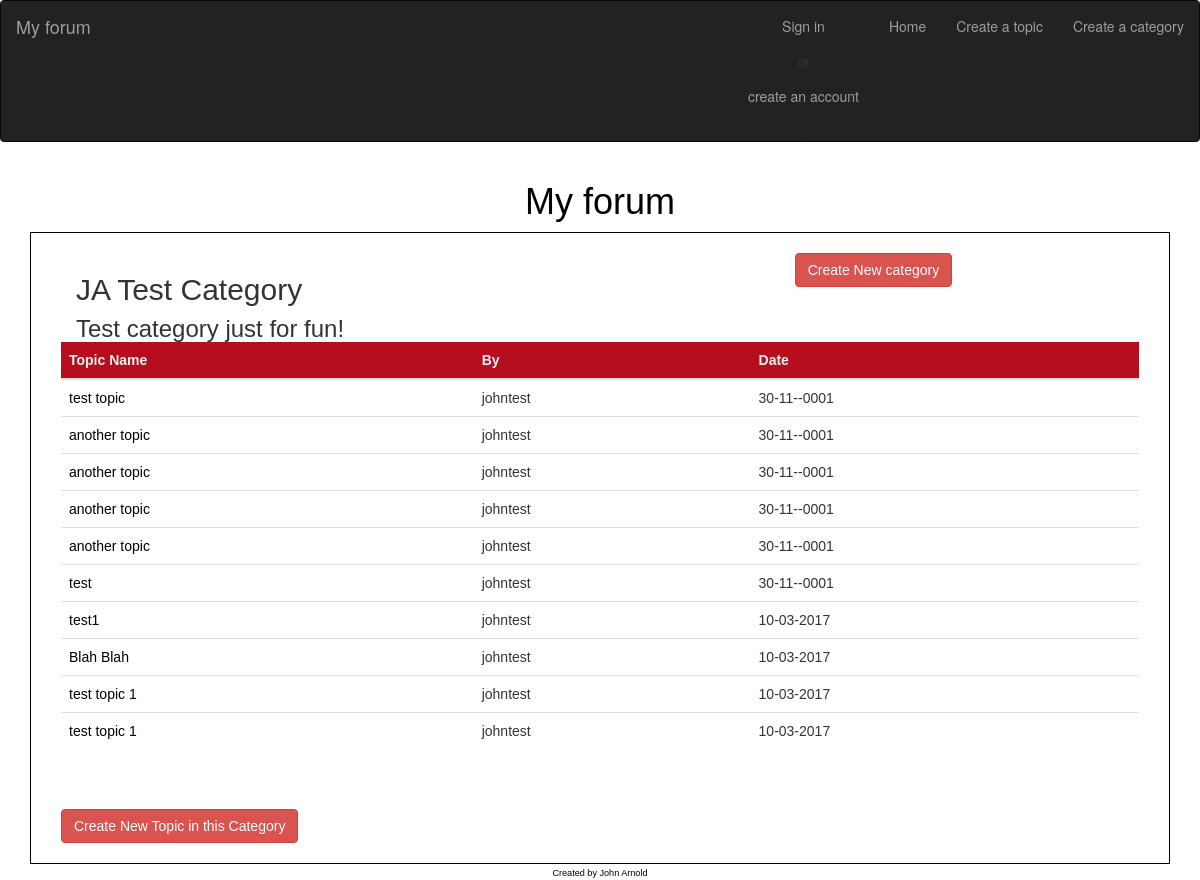
/category.php?id=1, run on the app's committed database.
### tables this page shows
CREATE TABLE `categories` (
  `cat_id` int(8) NOT NULL,
  `cat_name` varchar(255) NOT NULL,
  `cat_description` varchar(255) NOT NULL
);

CREATE TABLE `topics` (
  `topic_id` int(8) NOT NULL,
  `topic_subject` varchar(255) NOT NULL,
  `topic_date` datetime NOT NULL,
  `topic_cat` int(8) NOT NULL,
  `topic_by` int(8) NOT NULL
);

CREATE TABLE `users` (
  `user_id` int(8) NOT NULL,
  `user_name` varchar(30) NOT NULL,
  `user_pass` varchar(255) NOT NULL,
  `user_email` varchar(255) NOT NULL,
  `user_date` datetime NOT NULL,
  `user_level` int(8) NOT NULL
);

### category.php (the view)
<?php
include 'code/connect.php';
include 'header.php';
$cat_id = 0;
if(isset($_GET['id']))
{
	$cat_id=mysql_real_escape_string($_GET['id']);
}
if($cat_id > 0)
{
	$result = mysqli_query($dbc,"CALL cat_by_id_sp('$cat_id')");
	if(!$result)
	{
		echo "There was a problem, please try again later";
	}
	else
	{
		$num_rows = $result->num_rows;
		if($num_rows > 0)
		{
			while($row = mysqli_fetch_array($result))
			{
				$cat_name = $row['cat_name'];
				$cat_description = $row['cat_description'];
			}
		}
	}
	echo '<div class="col-md-8">';
	echo "<h2>" . $cat_name . "</h2>";
	echo "<h3>" . $cat_description . "</h3>";
	echo '</div>';
	echo '<div class="col-md-4">';
	echo '<a class="btn btn-danger" href="create_cat.php">Create New category</a><br>';
	echo '</div>';
	echo "<br><br>";
	$dbc->next_result();
	$result = mysqli_query($dbc,"CALL topics_for_cat_sp('$cat_id')");
	$num_rows = $result->num_rows;
	if($num_rows > 0)
	{
		echo '<br><table class="table">
				<thead>
					<tr>
						<th>Topic Name</th>
						<th>By</th>
						<th>Date</th>
					</tr>
				</thead>
				<tbody>';
		while($row = mysqli_fetch_array($result))
		{
			echo '<tr>
					<td><a href="topic.php?id='. $row['topic_id'] . '">' . $row['topic_subject'] . '</td>
					<td>' . $row['user_name'] . '</td>
					<td>' . date('d-m-Y', strtotime($row['topic_date'])) . '</td>
				</tr>';
		}
		echo '</tbody>
		</table>';
	}
	else
	{
		echo "No Topics for this Category";
	}
	echo '<br><br><a class="btn btn-danger" href="create_topic.php?cat_id=' . $cat_id . '">Create New Topic in this Category</a><br>';
}
else
{
	echo "No Category ID";
}
include 'footer.php'
?>

### header.php (shortened to what this page needs)
<!DOCTYPE html PUBLIC "-//W3C//DTD XHTML 1.0 Strict//EN"
"http://www.w3.org/TR/xhtml1/DTD/xhtml1-strict.dtd">
<html xmlns="http://www.w3.org/1999/xhtml" xml:lang="nl" lang="nl">
<head>
    <link href="css/bootstrap.min.css" rel="stylesheet">
    <link rel="stylesheet" href="css/style.css" type="text/css">
</head>
<body>
<nav class="navbar navbar-inverse">
    <div class="nav navbar-header">
        <a class="navbar-brand" href="#/home">My forum</a>
    </div>
    <div class="collapse navbar-collapse" id="myCollapsingList">
        <ul class="nav navbar-nav navbar-right">
            <?php
            if(isset($_SESSION['user_name']))
            {
                echo '<li><a data-toggle="collapse" data-target=".navbar-collapse" href="signout.php">Hello' . $_SESSION['user_name'] . '. Not you? Sign out</a></li>';
            }
            else
            {
                echo '<li><a data-toggle="collapse" data-target=".navbar-collapse" href="signin.php">Sign in</a> or <a href="sign up">create an account</a>.</li>';
            }
            ?>
            <li><a data-toggle="collapse" data-target=".navbar-collapse" href="index.php">Home</a></li>
            <li><a data-toggle="collapse" data-target=".navbar-collapse" href="create_topic.php">Create a topic</a></li>
            <li><a data-toggle="collapse" data-target=".navbar-collapse" href="create_cat.php">Create a category</a></li>
        </ul>
    </div>
</nav>
<div class="container">
    <h1>My forum</h1>
        <div id="content">

### footer.php
</div>
</div>
<footer id="footer">Created by John Arnold</footer>
</body>
</html>

### css/style.css (style rules this page uses)
body { background-color: #fff; text-align: center; }
#content { background-color: #fff; border: 1px solid #000; float: left; font-family: Arial; padding: 20px 30px; text-align: left; width: 100%; }
#footer { clear: both; }
table { border-collapse: collapse; width: 100%; }
table a { color: #000; }
th { background-color: #B40E1F; color: #F0F0F0; }
td { padding: 5px; }
h1, #footer { font-family: Arial; color: #000; }
h3 { margin: 0; padding: 0; }
#footer { font-size: 65%; padding: 3px 0 0 0; }

### data on the page
categories: cat_name "JA Test Category", cat_description "Test category just for fun!"
topics: topic_subject "test topic", topic_by.user_name "johntest", topic_date "30-11--0001"
topics: topic_subject "another topic", topic_by.user_name "johntest", topic_date "30-11--0001"
topics: topic_subject "another topic", topic_by.user_name "johntest", topic_date "30-11--0001"
topics: topic_subject "another topic", topic_by.user_name "johntest", topic_date "30-11--0001"
topics: topic_subject "another topic", topic_by.user_name "johntest", topic_date "30-11--0001"
topics: topic_subject "test", topic_by.user_name "johntest", topic_date "30-11--0001"
topics: topic_subject "test1", topic_by.user_name "johntest", topic_date "10-03-2017"
topics: topic_subject "Blah Blah", topic_by.user_name "johntest", topic_date "10-03-2017"
topics: topic_subject "test topic 1", topic_by.user_name "johntest", topic_date "10-03-2017"
topics: topic_subject "test topic 1", topic_by.user_name "johntest", topic_date "10-03-2017"
